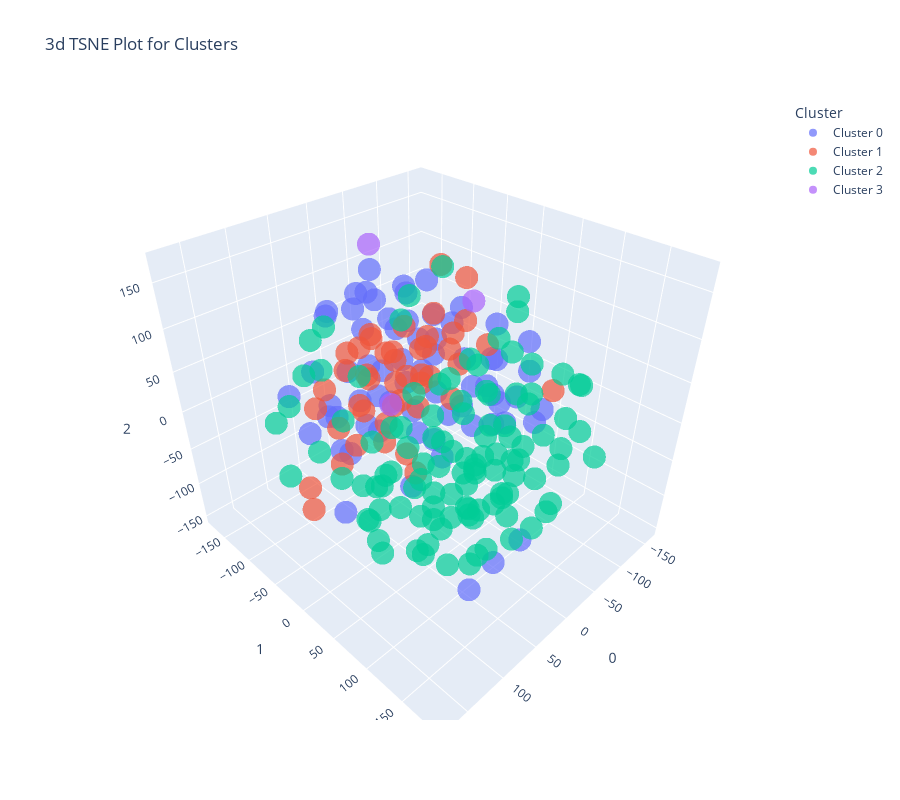

Notebook code cell kept with this figure:
### Code cell
plot_model(kmeans, plot="tsne")

### Figure 1 — Plotly figure (JSON) as saved in the notebook; plotly's stock layout.template omitted (floating-point values rounded to 4 significant figures)
{"data": [{"customdata": [["Honduras"], ["Dominica"], ["Djibouti"], ["Samoa"], ["San Marino"], ["Sao Tome and Principe"], ["Colombia"], ["Chile"], ["Cabo Verde"], ["Solomon Islands"], ["Bulgaria"], ["South Africa"], ["Brazil"], ["Botswana"], ["Bolivia"], ["Bhutan"], ["Belarus"], ["Barbados"], ["St. Lucia"], ["St. Vincent and the Grenadines"], ["Russian Federation"], ["Suriname"], ["Romania"], ["Estonia"], ["Moldova"], ["Malawi"], ["Monaco"], ["Macedonia, FYR"], ["Lithuania"], ["Lebanon"], ["Latvia"], ["Montenegro"], ["Mozambique"], ["Namibia"], ["Jordan"], ["Israel"], ["Nicaragua"], ["Hungary"], ["Guyana"], ["Grenada"], ["Panama"], ["Papua New Guinea"], ["Poland"], ["El Salvador"], ["Argentina"], ["Seychelles"], ["Swaziland"], ["Small states"], ["Tonga"], ["Vanuatu"], ["Pacific island small states"], ["Other small states"], ["Tunisia"], ["East Asia & Pacific"], ["Turkey"], ["Ukraine"], ["Antigua and Barbuda"], ["Europe & Central Asia (IDA & IBRD countries)"], ["Latin America & the Caribbean (IDA & IBRD countries)"], ["Latin America & Caribbean (excluding high income)"], ["Latin America & Caribbean"], ["Europe & Central Asia (excluding high income)"], ["Thailand"], ["Uruguay"], ["Central Europe and the Baltics"], ["Algeria"], ["Andorra"]], "hovertemplate": "Cluster=Cluster 0<br>0=%{x}<br>1=%{y}<br>2=%{z}<br>Feature=%{customdata[0]}<extra></extra>", "legendgroup": "Cluster 0", "marker": {"color": "#636efa", "opacity": 0.7, "symbol": "circle"}, "mode": "markers", "name": "Cluster 0", "scene": "scene", "showlegend": true, "type": "scatter3d", "x": [4.205, 60.34, -33.03, -2.804, 26.6, -96.77, -49.18, 26.4, -115.8, -3.357, -113.8, -83.96, 33.67, 1.493, 53.68, -14.64, 23.41, -93.81, 73.05, 50.55, 31.12, -109.4, 23.4, -26.25, -75.54, 77.93, -3.684, 23.18, -21.06, -80.39, 24.74, 57.96, -125.4, -11.71, -35.17, -44.45, 36.89, 34.93, -26.51, -65.04, -22.87, -33.92, 6.597, -124.5, 13.71, -89.87, -6.305, -88.62, -44.75, 65.64, -42.03, 133.6, 83.5, 143.3, -123.5, 66.67, -136.2, -91.26, 99.61, -103.9, -71.74, -142.9, 50.79, -53.91, 105.9, 91.04, -9.89], "y": [-21.18, -93.52, -44.94, -44.58, 54.83, 67.3, -85.91, -7.243, -7.084, -77.76, 38.33, -34.87, 125.4, -28.31, -32.01, -52.01, -75.06, -39.4, -61.51, -44.23, -77.37, -4.462, 28.61, -118.5, -67.5, -145.4, 129.3, -83.17, -54.33, -24.74, -54.2, -90.79, 33.62, -95.37, -88.23, -148.2, -39.59, -119.2, -21.2, 31.94, -42.7, -4.487, -8.842, -27.09, -44.7, 7.194, -10.29, 22.68, -23.62, 12.56, -32.88, 4.036, -51.22, 188.7, -13.33, -110.6, 48.47, -20.83, -79.32, 20.34, -1.475, 5.076, -69.55, -43.34, -20.02, -23.09, -131.5], "z": [-5.967, -7.586, 17.81, 45.06, 139.0, -28.33, 92.57, 46.86, 12.43, 16.06, 55.52, 80.83, -108.4, -120.1, 67.67, 124.2, 80.0, -57.43, -45.03, -13.8, -7.606, 62.15, 93.81, 117.1, -114.0, -12.17, -99.78, 118.2, 80.93, 21.37, -40.36, 102.7, 10.67, 94.23, 52.47, 73.21, 20.05, 88.7, 98.76, 7.059, -61.99, -22.01, 88.47, -36.91, 100.3, 31.14, 147.9, -19.55, -99.37, 51.59, 59.06, 64.31, 10.12, -10.0, -86.68, 30.94, -40.13, -19.12, -17.42, -57.02, -55.58, -46.41, 42.82, -20.1, -87.09, -17.48, 70.58]}, {"customdata": [["Micronesia, Fed. Sts."], ["Kiribati"], ["Finland"], ["France"], ["United Kingdom"], ["Germany"], ["Malta"], ["Greece"], ["Portugal"], ["Austria"], ["European Union"], ["Japan"], ["Australia"], ["Norway"], ["Netherlands"], ["United States"], ["Iceland"], ["Italy"], ["High income"], ["New Zealand"], ["Palau"], ["World"], ["Sweden"], ["Cuba"], ["Switzerland"], ["Slovak Republic"], ["Post-demographic dividend"], ["Serbia"], ["Spain"], ["Lesotho"], ["Europe & Central Asia"], ["Maldives"], ["Costa Rica"], ["Canada"], ["OECD members"], ["Croatia"], ["Ireland"], ["North America"], ["Czech Republic"], ["Denmark"], ["Euro area"], ["Belgium"], ["Slovenia"], ["Bosnia and Herzegovina"], ["Luxembourg"]], "hovertemplate": "Cluster=Cluster 1<br>0=%{x}<br>1=%{y}<br>2=%{z}<br>Feature=%{customdata[0]}<extra></extra>", "legendgroup": "Cluster 1", "marker": {"color": "#EF553B", "opacity": 0.7, "symbol": "circle"}, "mode": "markers", "name": "Cluster 1", "scene": "scene", "showlegend": true, "type": "scatter3d", "x": [-125.1, -54.59, -28.41, -103.7, -59.55, -116.8, 13.89, 3.884, 5.457, -36.89, -119.7, -85.99, 149.2, -140.4, -100.1, -68.39, -133.2, -75.85, -63.85, -103.5, -151.0, -33.62, -30.17, -129.2, -50.94, 10.13, -46.15, 125.9, 40.79, 34.36, -3.842, -14.71, 91.29, 11.94, 50.89, -20.03, 86.35, -74.5, -32.77, -91.82, -107.4, -66.57, 2.244, 30.77, -12.51], "y": [-84.44, -168.3, -89.57, -118.9, -118.7, -110.0, -122.6, -107.4, -103.9, -61.34, -60.17, -85.61, -13.29, -99.04, -116.0, -14.55, -81.05, -79.53, -83.94, -148.9, -51.24, -105.1, -174.2, -136.6, -89.45, -26.42, -146.9, -50.93, -108.0, -159.7, -79.6, -60.79, 19.01, -113.6, -93.4, -122.1, 76.95, -57.65, -108.8, -155.1, -73.58, -131.1, 153.0, -142.8, -133.7], "z": [-83.72, -53.63, -50.26, -65.73, -44.95, 33.24, 4.138, 36.31, -47.39, -141.9, 41.12, -32.75, -50.31, 0.9383, -12.05, 128.2, -33.5, 29.84, -66.13, 5.317, -0.4921, 14.65, -13.32, -29.21, -18.01, -65.43, 17.31, -59.45, -56.32, -57.69, -85.13, -21.03, 134.5, -100.3, -95.5, -22.63, 121.1, 127.0, -87.75, -42.14, 2.071, -8.655, 101.2, -24.09, -63.01]}, {"customdata": [["Vietnam"], ["Morocco"], ["Nepal"], ["Myanmar"], ["Venezuela, RB"], ["Mongolia"], ["Uzbekistan"], ["United Arab Emirates"], ["Nigeria"], ["Sudan"], ["St. Kitts and Nevis"], ["Sri Lanka"], ["Syrian Arab Republic"], ["Tajikistan"], ["Tanzania"], ["Togo"], ["Singapore"], ["Sierra Leone"], ["Mexico"], ["Niger"], ["Senegal"], ["Trinidad and Tobago"], ["Rwanda"], ["Turkmenistan"], ["Uganda"], ["Qatar"], ["Philippines"], ["Peru"], ["Paraguay"], ["Pakistan"], ["Oman"], ["Saudi Arabia"], ["Mauritius"], ["Arab World"], ["Chad"], ["Upper middle income"], ["Albania"], ["Angola"], ["Armenia"], ["Azerbaijan"], ["Bahamas, The"], ["Bahrain"], ["Bangladesh"], ["Belize"], ["Benin"], ["Brunei Darussalam"], ["Burkina Faso"], ["Burundi"], ["Cambodia"], ["Cameroon"], ["Sub-Saharan Africa (IDA & IBRD countries)"], ["Sub-Saharan Africa (excluding high income)"], ["Sub-Saharan Africa"], ["South Asia (IDA & IBRD)"], ["Caribbean small states"], ["Early-demographic dividend"], ["East Asia & Pacific (excluding high income)"], ["East Asia & Pacific (IDA & IBRD countries)"], ["Heavily indebted poor countries (HIPC)"], ["Late-demographic dividend"], ["Least developed countries: UN classification"], ["Central African Republic"], ["Low & middle income"], ["Lower middle income"], ["Middle East & North Africa"], ["Middle East & North Africa (excluding high income)"], ["Middle East & North Africa (IDA & IBRD countries)"], ["Middle income"], ["Pre-demographic dividend"], ["South Asia"], ["Low income"], ["Mauritania"], ["Zambia"], ["Comoros"], ["Yemen, Rep."], ["India"], ["Indonesia"], ["Iran, Islamic Rep."], ["Jamaica"], ["Kazakhstan"], ["Kenya"], ["Korea, Rep."], ["Kuwait"], ["Kyrgyz Republic"], ["Lao PDR"], ["Libya"], ["Madagascar"], ["Malaysia"], ["Mali"], ["China"], ["Guinea-Bissau"], ["Haiti"], ["Guatemala"], ["Congo, Dem. Rep."], ["Congo, Rep."], ["Cote d'Ivoire"], ["Cyprus"], ["Dominican Republic"], ["Ecuador"], ["Egypt, Arab Rep."], ["Equatorial Guinea"], ["Eritrea"], ["Ethiopia"], ["Fiji"], ["Gabon"], ["Gambia, The"], ["Georgia"], ["Ghana"], ["Guinea"]], "hovertemplate": "Cluster=Cluster 2<br>0=%{x}<br>1=%{y}<br>2=%{z}<br>Feature=%{customdata[0]}<extra></extra>", "legendgroup": "Cluster 2", "marker": {"color": "#00cc96", "opacity": 0.7, "symbol": "circle"}, "mode": "markers", "name": "Cluster 2", "scene": "scene", "showlegend": true, "type": "scatter3d", "x": [106.4, 69.31, 7.608, 121.7, 7.637, -54.64, -47.85, 102.7, 73.21, 89.78, -62.44, 37.62, -108.3, 23.43, 174.7, 48.39, 97.33, -62.31, 25.86, -32.0, 52.9, -15.18, -25.94, -6.913, -20.74, -48.71, 40.64, -28.95, 120.4, 109.6, -47.7, 57.26, -16.06, 54.31, 22.89, -72.94, 16.38, -92.19, 13.0, -62.23, 18.8, 140.3, 100.2, 87.51, -30.56, 139.6, -134.3, 99.26, -14.93, -48.15, 101.2, -55.17, 101.0, 61.84, 38.63, -47.62, 11.83, 45.89, -23.96, -80.57, 36.54, 11.66, 11.29, -79.59, 77.61, -14.02, 62.92, -4.139, 22.5, 77.37, -38.35, -11.41, -97.6, -97.44, -87.81, 72.97, 72.1, 12.28, -17.47, -69.33, 37.46, -142.3, 95.29, 100.0, 47.11, 60.76, -38.34, 42.91, -92.8, 4.698, 101.4, 20.01, -8.208, 89.16, 146.5, 33.25, 49.68, 39.61, 143.5, -11.15, 71.46, 24.28, 36.88, 90.47, 94.94, 116.5, 60.26, 131.9, 122.2], "y": [55.9, 85.37, 63.53, 111.2, 84.76, 38.59, 12.76, 55.31, 115.7, 114.1, 37.6, 99.23, -87.35, 174.7, -6.253, 101.6, 27.06, 81.8, 30.27, 68.8, 8.042, 34.51, 10.05, 98.85, 95.58, 127.7, 143.3, 52.43, -35.18, 114.4, 111.7, 48.52, 113.4, 32.41, 99.32, 35.51, 35.15, 120.2, 113.8, 166.6, 91.36, -75.98, 152.4, 8.003, 90.74, -49.35, 103.1, 25.46, 153.6, 69.82, -76.38, 109.0, -46.31, 151.9, -149.5, 92.32, 18.42, -29.13, 34.81, 8.99, 68.4, 76.86, 54.43, -112.9, 68.48, 52.42, -2.329, 23.75, 93.4, 128.2, 62.34, 103.8, 59.46, 31.45, 81.47, -8.323, 174.2, 26.36, -2.168, 121.9, 34.67, 92.32, -43.84, -19.25, 155.9, 66.28, 71.73, 5.41, 109.0, 38.68, 152.3, 124.2, 58.93, 133.0, 67.69, -50.02, 9.149, 45.55, 60.27, 159.9, 51.38, 135.4, 4.711, -1.826, 82.91, 33.09, 136.7, 14.08, 106.3], "z": [13.94, -63.95, -89.64, 47.47, 17.97, -25.33, 50.99, 62.72, 28.55, -77.85, 80.19, -2.442, 104.2, -12.38, 12.57, -40.12, -120.3, 68.67, 24.07, -106.8, -96.51, 8.087, -61.6, 113.1, -67.55, 83.66, -27.0, 38.16, -5.873, 10.46, -125.1, -8.994, 8.024, -52.03, 81.36, -77.59, -11.19, 48.31, -35.05, -1.281, -134.0, 18.99, 16.16, 12.29, -31.0, 52.27, -42.06, -27.3, -40.53, 127.8, 57.38, -1.537, 77.09, 14.86, 42.65, 32.86, -94.53, -92.65, -94.1, -100.5, -49.57, -20.45, 46.47, 69.0, -106.4, 75.88, -50.96, 51.56, -64.13, -11.24, -65.62, 67.72, 5.424, 112.6, -96.09, -144.1, -13.26, -51.55, 26.74, -41.73, -145.2, 10.88, 123.1, 30.53, 51.78, 35.01, -0.1323, 129.3, 0.2861, -122.9, -38.99, 44.86, -48.13, 64.16, -11.14, -150.6, 10.9, -98.22, 22.67, 33.89, 82.7, 8.14, -24.16, 85.49, -31.44, -56.72, -61.61, -3.693, -40.65]}, {"customdata": [["Nauru"], ["Tuvalu"], ["Marshall Islands"]], "hovertemplate": "Cluster=Cluster 3<br>0=%{x}<br>1=%{y}<br>2=%{z}<br>Feature=%{customdata[0]}<extra></extra>", "legendgroup": "Cluster 3", "marker": {"color": "#ab63fa", "opacity": 0.7, "symbol": "circle"}, "mode": "markers", "name": "Cluster 3", "scene": "scene", "showlegend": true, "type": "scatter3d", "x": [-161.0, 10.71, -72.96], "y": [-84.85, -73.86, -144.7], "z": [42.93, 170.3, -96.83]}], "layout": {"height": 800, "legend": {"title": {"text": "Cluster"}, "tracegroupgap": 0}, "scene": {"domain": {"x": [0, 1], "y": [0, 1]}, "xaxis": {"title": {"text": "0"}}, "yaxis": {"title": {"text": "1"}}, "zaxis": {"title": {"text": "2"}}}, "title": {"text": "3d TSNE Plot for Clusters"}, "width": 900}}
